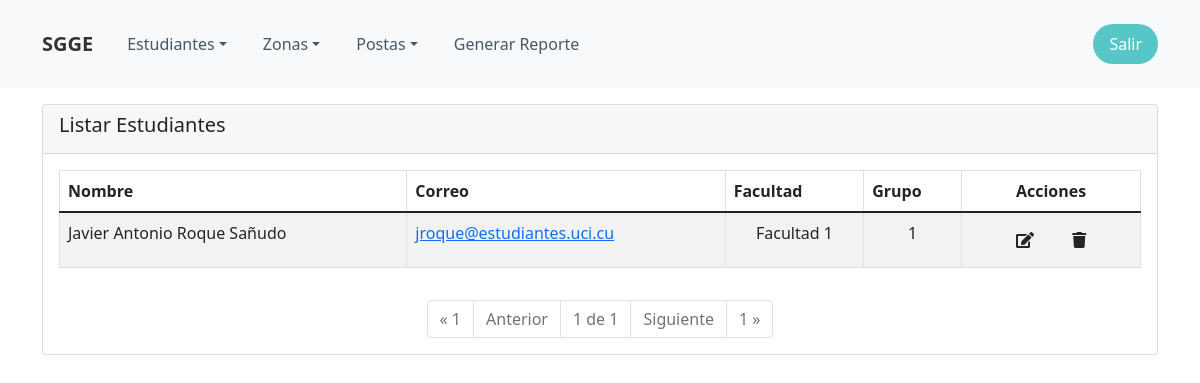
The app's page /listar_estudiantes (signed in), older data.
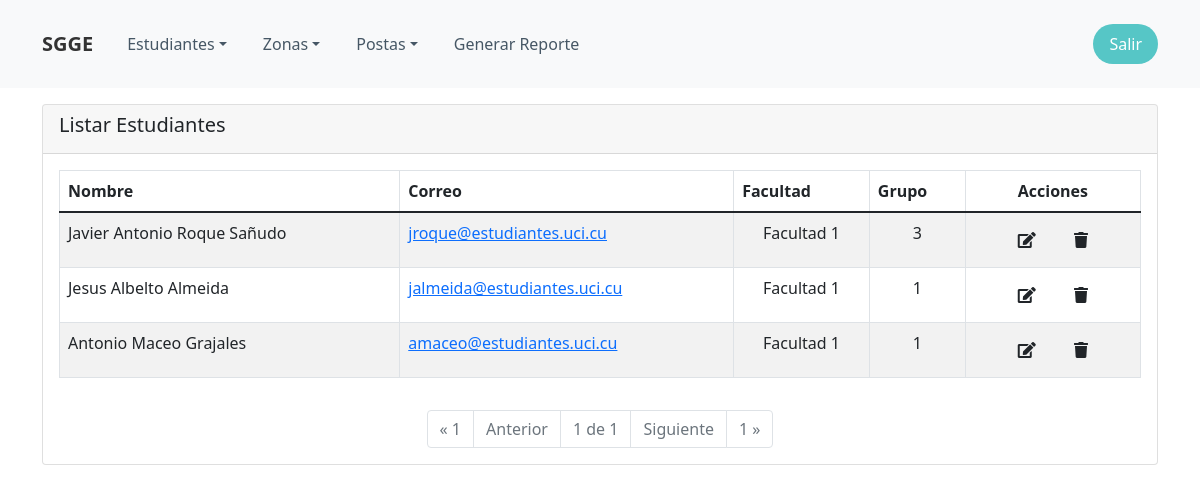
The same page, newer data.
### App/Estudiante/models.py (models this page shows)
class Estudiante(User):
    facultad = models.IntegerField(choices=FAC_CHOICES)
    grupo = models.IntegerField(choices=GROUP_CHOICES)
    cambiar_pass = models.BooleanField(default=False)

### App/Estudiante/views.py (the view)
# urls.py: path('listar_estudiantes', listar_estudiantes, name='listar_Estudiantes'),
@login_required
@group_required('Admin')
def listar_estudiantes(request):
    estudiantes = Estudiante.objects.all()
    paginator = Paginator(estudiantes, 5)
    page_number = request.GET.get('page')
    page_obj = paginator.get_page(page_number)
    context = {
        'estudiantes': estudiantes,
        'page_obj': page_obj,
    }
    return render(request, 'listar.html', context)

### App/Seguridad/decorador.py (called while the page is built)
def group_required(*group_names):
    def check(user):
        if user.groups.filter(name__in=group_names).exists() | user.is_superuser:
            return True
        else:
            raise PermissionDenied(HttpResponseForbidden)
    return user_passes_test(check)

### templates/listar.html (shortened to what this page needs)
{% extends 'index.html' %}
{% block body %}
    <div class="container mt-3">
        <div class="card">
            <div class="card-header">
                <h5>Listar Estudiantes</h5>
            </div>
            <div class="card-body">
                {% if not page_obj %}
                    <p>No hay registros</p>
                {% else %}
                    <div class="table-responsive ">
                        <table class="table table-striped table-bordered">
                            <thead>
                            <tr>
                                <th>Nombre</th>
                                <th>Correo</th>
                                <th>Facultad</th>
                                <th>Grupo</th>
                                <th class="text-center">Acciones</th>
                            </tr>
                            </thead>
                            <tbody>
                            {% for e in page_obj %}
                                <tr>
                                    <td>{{ e.get_full_name }}
                                    </td>
                                    <td>
                                        <a href="mailto:{{ e.email }}">{{ e.email }}</a>
                                    </td>
                                    <td class="text-center">Facultad {{ e.facultad }}</td>
                                    <td class="text-center">{{ e.grupo }}</td>
                                    <td class="text-center">
                                        <a class="mx-1 btn" href="{% url 'edit_estudiante' e.id %}"><i class="fa fa-edit"></i></a>
                                        <a class="mx-1 btn" href="{% url 'del_estudiante' e.id %}"><i
                                                class="fa fa-trash"></i></a>
                                    </td>
                                </tr>
                            {% endfor %}
                            </tbody>
                        </table>
                    </div>
                    </div>
                    <nav aria-label="Page navigation example">
                        <ul class="pagination justify-content-center">
                            {% if not page_obj.has_previous %}
                                <li class="page-item disabled"><a class="page-link " disabled href="?page=1">&laquo;
                                    1</a></li>
                                <li class="page-item disabled"><a class="page-link">Anterior</a></li>
                            {% endif %}
                            <li class="page-item disabled"><a class="page-link disabled">{{ page_obj.number }}
                                de {{ page_obj.paginator.num_pages }}</a></li>
                            {% if not page_obj.has_next %}
                                <li class="page-item disabled"><a class="page-link">Siguiente</a></li>
                                <li class="page-item disabled"><a class="page-link"
                                                                  href="?page={{ page_obj.paginator.num_pages }}">{{ page_obj.paginator.num_pages }}
                                    &raquo;</a></li>
                            {% endif %}
                        </ul>
                    </nav>
                {% endif %}
        </div>
    </div>
{% endblock body %}

### templates/index.html (shortened to what this page needs)
<!DOCTYPE html>
<html lang="en">
<head>
    {% load static %}
    <link href="https://cdn.jsdelivr.net/npm/bootstrap@5.1.3/dist/css/bootstrap.min.css" rel="stylesheet">
    <link rel="stylesheet" href="https://pro.fontawesome.com/releases/v5.10.0/css/all.css"/>
    <link rel="stylesheet" href="{% static 'css/Features-Boxed.css' %} ">
    <link rel="stylesheet" href="{% static 'css/Navigation-with-Button.css' %} ">
    <link rel="stylesheet" href="{% static 'css/styles.css' %} ">
</head>
<body>
    <nav class="navbar navbar-light navbar-expand-lg navigation-clean-button bg-light">
        <div class="container"><a class="navbar-brand" href="#">SGGE</a>
            <div class="collapse navbar-collapse" id="navcol-1">
                <ul class="navbar-nav me-auto">
                    <li class="nav-item dropdown"><a class="dropdown-toggle nav-link" aria-expanded="false" data-bs-toggle="dropdown" href="#">Estudiantes</a>
                    </li>
                    <li class="nav-item dropdown"><a class="dropdown-toggle nav-link" aria-expanded="false" data-bs-toggle="dropdown" href="#">Zonas</a>
                    </li>
                    <li class="nav-item dropdown"><a class="dropdown-toggle nav-link" aria-expanded="false" data-bs-toggle="dropdown" href="#">Postas</a>
                    </li>
                    <li class="nav-item"><a class="nav-link" href="#">Generar Reporte</a></li>
                </ul>
                <span class="navbar-text actions"> <a class="btn btn-light action-button" role="button" href="{% url 'salir' %}">Salir</a></span>
            </div>
        </div>
    </nav>
    {% if request.user.estudiante.cambiar_pass == 0 %}
        {% block if %}
        <div class="container mt-3">
         <div class="alert alert-warning" role="alert">
  Es la primera vez que se loguea debe cambiar su contraseña aquí --> <a href="/change_password" class="alert-link">Cambiar Contraseña</a>.
</div>
        </div>
        {% endblock if %}
    {% else %}
        {% block body %}{% endblock body %}
    {% endif %}
</body>
</html>

### static/css/Navigation-with-Button.css (style rules this page uses)
.navigation-clean-button { background: #fff; padding-top: .75rem; padding-bottom: .75rem; color: #333; border-radius: 0; box-shadow: none; border: none; margin-bottom: 0; }
@media (min-width:768px) { .navigation-clean-button { padding-top: 1rem; padding-bottom: 1rem; } }
.navigation-clean-button .navbar-brand { font-weight: bold; color: inherit; }
.navigation-clean-button.navbar .navbar-nav .nav-link { padding-left: 18px; padding-right: 18px; }
.navigation-clean-button.navbar-light .navbar-nav .nav-link { color: #465765; }
.navigation-clean-button .navbar-text .action-button, .navigation-clean-button .navbar-text .action-button:active, .navigation-clean-button .navbar-text .action-button:hover { background: #56c6c6; border-radius: 20px; font-size: inherit; color: #fff; box-shadow: none; border: none; text-shadow: none; padding: .5rem 1rem; transition: background-color 0.25s; font-size: inherit; }

Row changes from the older to the newer data that the page shows:
changed Estudiante "Javier Antonio Roque Sañudo": grupo "1" → "3"
added Estudiante: get_full_name "Jesus Albelto Almeida", email "jalmeida@estudiantes.uci.cu", facultad "1", grupo "1"
added Estudiante: get_full_name "Antonio Maceo Grajales", email "amaceo@estudiantes.uci.cu", facultad "1", grupo "1"
